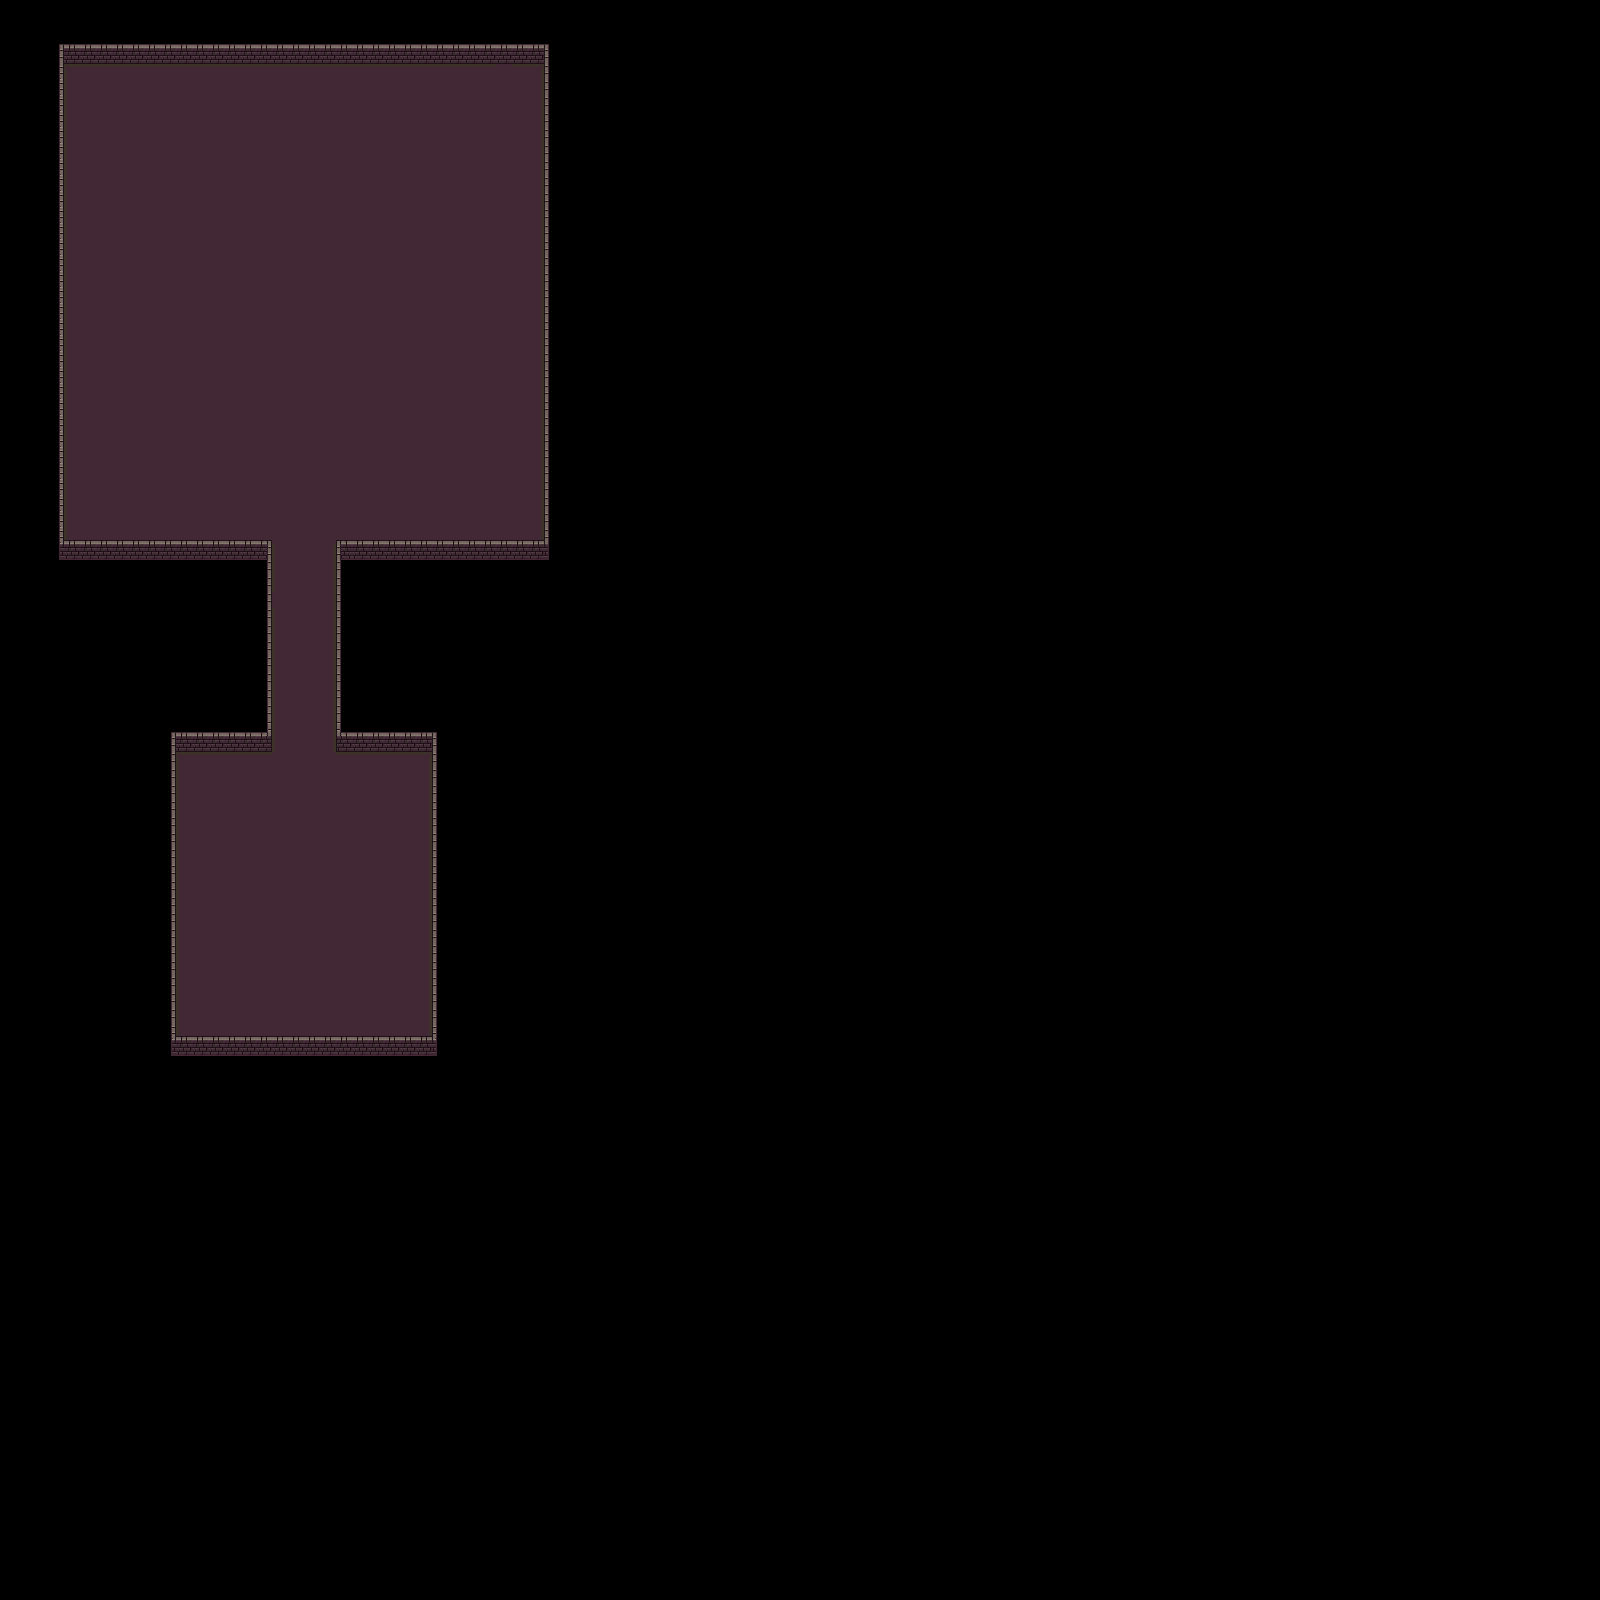

Tiled map render using the project's own tile images. Description and the map definition, with tile-layer contents summarised, below:
An orthogonal 100x100 tile map with 16x16 px tiles, 3 tile layers (bg2, floor, walls), 1 hidden layer not drawn and 17 objects (12x wall, player, RPG, AssaultRifle, SniperShotgun, ...).

<map version="1.5" tiledversion="1.7.2" orientation="orthogonal" renderorder="right-down" width="100" height="100" tilewidth="16" tileheight="16" infinite="0" nextlayerid="9" nextobjectid="102">
 <tileset firstgid="1" name="0x72_16x16DungeonTileset_walls.v1" tilewidth="16" tileheight="16" tilecount="256" columns="16">
  <image source="0x72_16x16DungeonTileset_walls.v1.png" width="256" height="256" />
 </tileset>
 <layer id="3" name="bg" width="100" height="100" visible="0">
  <data>[10000 cells, 10000 non-empty, 1 distinct tile ids]</data>
 </layer>
 <layer id="7" name="bg2" width="100" height="100">
  <data>[10000 cells, 0 non-empty, 0 distinct tile ids]</data>
 </layer>
 <layer id="5" name="floor" width="100" height="100">
  <data>[10000 cells, 1240 non-empty, 6 distinct tile ids]</data>
 </layer>
 <layer id="6" name="walls" width="100" height="100">
  <data>[10000 cells, 296 non-empty, 20 distinct tile ids]</data>
 </layer>
 <objectgroup id="2" name="Object">
  <object id="4" name="player" x="300" y="284" width="12" height="12" />
  <object id="97" name="gun" type="RPG" x="160" y="376" width="12" height="12" />
  <object id="99" name="gun" type="AssaultRifle" x="204" y="376" width="12" height="12" />
  <object id="100" name="gun" type="SniperShotgun" x="248" y="376" width="12" height="12" />
  <object id="101" name="gun" type="UnoShotgun" x="284" y="376" width="12" height="12" />
 </objectgroup>
 <objectgroup id="8" name="wallobjs">
  <object id="85" name="wall" x="60" y="44" width="488" height="20" />
  <object id="86" name="wall" x="60" y="540" width="212" height="20" />
  <object id="87" name="wall" x="60" y="64" width="4" height="476" />
  <object id="88" name="wall" x="544" y="64" width="4" height="476" />
  <object id="89" name="wall" x="336" y="540" width="212" height="20" />
  <object id="90" name="wall" x="268" y="560" width="4" height="172" />
  <object id="91" name="wall" x="336" y="560" width="4" height="172" />
  <object id="92" name="wall" x="172" y="732" width="4" height="304" />
  <object id="93" name="wall" x="432" y="732" width="4" height="304" />
  <object id="94" name="wall" x="336" y="732" width="96" height="20" />
  <object id="95" name="wall" x="176" y="732" width="96" height="20" />
  <object id="96" name="wall" x="168" y="1036" width="268" height="20" />
 </objectgroup>
</map>
